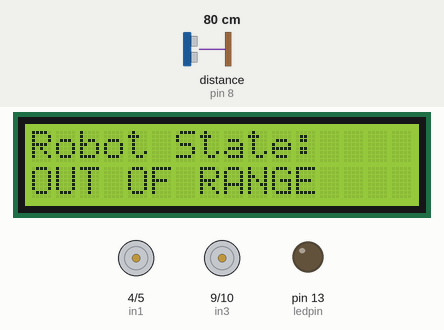
Recording of a sketch running on a simulated Arduino Uno, built with avr-gcc and run on an emulated ATmega328P. Shown: 16×2 character LCD, motor-driver pin pairs drawn as motors (green arrow = first pin HIGH = forward, orange = second pin HIGH = backward, longer = more drive), output pins drawn as LEDs (lit = HIGH). Wiring (inferred from the names in the program): ultrasonic range finder: trigger pin 7; echo pin 8. Inputs (shaded band) come from the test bench; at power-on: distance to the obstacle (sensor on pin 8) 80 cm. The echo pulse lasts 58.3 µs per cm; pins used as bus, display or sensor lines are not drawn; what the sketch prints to the serial monitor is not drawn.

Above: at 1.2 s.
1.3 s: distance to the obstacle (sensor on pin 8) set to 49 cm
4.3 s: distance to the obstacle (sensor on pin 8) set to 42 cm
At 5.5 s:
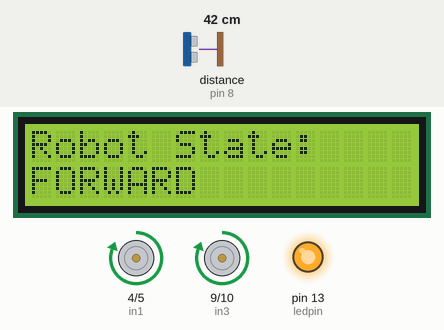
5.8 s: distance to the obstacle (sensor on pin 8) set to 33 cm
8.8 s: distance to the obstacle (sensor on pin 8) set to 29 cm
At 10.0 s:
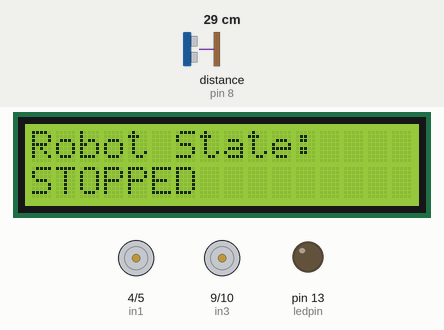
10.3 s: distance to the obstacle (sensor on pin 8) set to 18 cm
13.3 s: distance to the obstacle (sensor on pin 8) set to 15 cm
At 13.7 s:
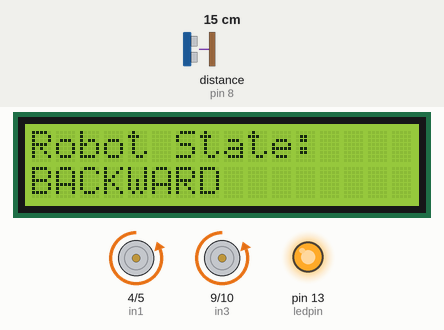
Timing chart, 0 to 15.8 s (numbered marks = the images above; inputs shaded):
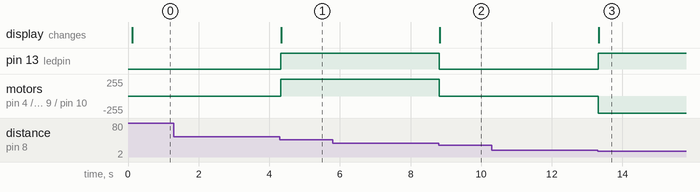

Measured:
- the behaviour switches between 47 and 46 cm on distance to the obstacle (sensor on pin 8) (found by bisection; images 0 and 1)
- the behaviour switches between 32 and 31 cm on distance to the obstacle (sensor on pin 8) (found by bisection; images 1 and 2)
- the behaviour switches between 17 and 16 cm on distance to the obstacle (sensor on pin 8) (found by bisection; images 2 and 3)
- after the input at 1.3 s, every drawn part: stays the same
- after the input at 4.3 s, pin 13 (ledpin): LOW → HIGH at once; motor on pin 4 (in1) / pin 5 (in2), motor on pin 9 (in3) / pin 10 (in4): stopped → forward 255/255 at once; the display: changes at once (image 1)
- after the input at 5.8 s, every drawn part: stays the same
- after the input at 8.8 s, pin 13 (ledpin): HIGH → LOW at once; motor on pin 4 (in1) / pin 5 (in2), motor on pin 9 (in3) / pin 10 (in4): forward 255/255 → stopped at once; the display: changes at once (image 2)
- after the input at 10.3 s, every drawn part: stays the same
- after the input at 13.3 s, pin 13 (ledpin): LOW → HIGH at once; motor on pin 4 (in1) / pin 5 (in2), motor on pin 9 (in3) / pin 10 (in4): stopped → backward 255/255 at once; the display: changes at once (image 3)

The sketch:

Robotic_Behavior.ino
```cpp
// ---------------------------------------------------------------- //
// Arduino Origami Bot
// Created by USF Department of Engineering
// Using Arduino IDE 1.8.19
// Tested Oct. 4
// ---------------------------------------------------------------- //

#include <LiquidCrystal_I2C.h> // liquid crystal library

LiquidCrystal_I2C lcd(0x27, 16, 2); // specifices how to refrence the LCD and it's characteristics


// define varibales

char array1[] = "Robot State:    ";
char array2[] = "STOPPED         ";
char array3[] = "BACKWARD        ";
char array4[] = "FORWARD         ";
char array5[] = "OUT OF RANGE    ";

int echoPin = 8; // attach pin D8 to pin Echo of HC-SR04
int trigPin = 7; // attach pin D7 to pin Trig of HC-SR04
int in1 = 4; // variable names for the L298N
int in2 = 5; // variable names for the L298N
int in3 = 9; // variable names for the L298N
int in4 = 10; // variable names for the L298N

int LCDprev = 99; // helps to update the LCD state tracks previous
int LCDcurr = 100; // helps to update the LCD state tracks current

int ledpin = 13; //specify the LED pin to pin 13

long duration; // duration of sound wave travel
int distance; // distance measurement

void setup() {
  lcd.init(); // initializes LCD
  lcd.backlight(); // turn on backlight

  pinMode (trigPin, OUTPUT) ; // sonar digital pin mode for trig
  pinMode (echoPin, INPUT); // sonar digital pin mode for echo

  pinMode (in1, OUTPUT); // all L298N digital pins are outputs
  pinMode (in2, OUTPUT); // all L298N digital pins are outputs
  pinMode (in3, OUTPUT); // all L298N digital pins are outputs
  pinMode (in4, OUTPUT); // all L298N digital pins are outputs
  pinMode (ledpin, OUTPUT) ; // configure LCD pin as an output

  Serial.begin (9600) ; // use default of 9600 baud rate for serial communication

  lcd.setCursor(0, 0); // set cursor at top left

  lcd.print (array1); //prints the first line "Robot State:

}


void loop() {

/*
  NOTE: it is important only to update the LCD screen when a change of state has occured
  Otherwise, the program become inefficient. We only want to write to the LCD when
  there is a change in what the robot is doing. The LCDprey and LCDcurr variables
   help us to do this
*/
  LCDprev = LCDcurr;

  // Clears the trigPin condition
  digitalWrite (trigPin, LOW);//starts trig pin low
  delayMicroseconds (2); //waits for hardware to respond
  digitalWrite (trigPin, HIGH); //makes trig pin high
  delayMicroseconds (10) ; //continues high trig pin state for 10 microseconds
  digitalWrite (trigPin, LOW); //after 10 microseconds trig pin is brought low
  duration = pulseIn (echoPin, HIGH); //reads echo as it receives the pulse and stores duration
  distance = duration * 0.034 / 2; // Converts the time of flight to distance to object

  // Displays the distance on the serial Monitor
  Serial.print ("Distance: ");
  Serial.print (distance);
  Serial.println(" cm");

  if (distance <= 15) {
    LCDcurr = 1;

    digitalWrite(in1, LOW);
    digitalWrite(in2, HIGH);
    digitalWrite(in3, LOW);
    digitalWrite(in4, HIGH);
    digitalWrite(ledpin, HIGH);

    if (LCDprev != LCDcurr) {
      lcd.setCursor(0, 1);
      lcd.print(array3);
      delay(10);
    }

  } else if (distance <= 30) {
    LCDcurr = 2;

    digitalWrite(in1, LOW);
    digitalWrite(in2, LOW);
    digitalWrite(in3, LOW);
    digitalWrite(in4, LOW);
    digitalWrite(ledpin, LOW);

    if (LCDprev != LCDcurr) {
      lcd.setCursor(0, 1);
      lcd.print(array2);
      delay(10);
    }

  } else if (distance <= 45) {
    LCDcurr = 3;

    digitalWrite(in1, HIGH);
    digitalWrite(in2, LOW);
    digitalWrite(in3, HIGH);
    digitalWrite(in4, LOW);
    digitalWrite(ledpin, HIGH);

    if (LCDprev != LCDcurr) {
      lcd.setCursor(0, 1);
      lcd.print(array4);
      delay(10);
    }

  } else {
    LCDcurr = 4;

    digitalWrite(in1, LOW);
    digitalWrite(in2, LOW);
    digitalWrite(in3, LOW);
    digitalWrite(in4, LOW);
    digitalWrite(ledpin, LOW);

    if (LCDprev != LCDcurr) {
      lcd.setCursor(0, 1);
      lcd.print(array5);
      delay(10);
    }

  }
  delay(10);

}
```
